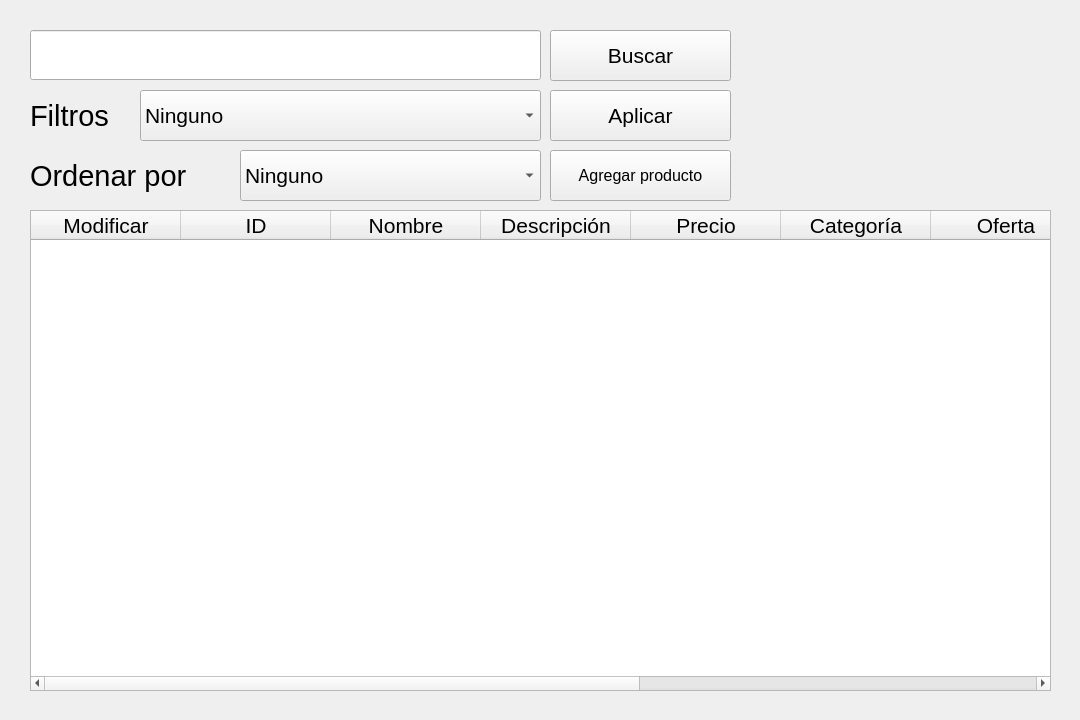
<?xml version="1.0" encoding="UTF-8"?>
<ui version="4.0">
 <class>MainWindow</class>
 <widget class="QMainWindow" name="MainWindow">
  <property name="enabled">
   <bool>true</bool>
  </property>
  <property name="geometry">
   <rect>
    <x>0</x>
    <y>0</y>
    <width>1080</width>
    <height>720</height>
   </rect>
  </property>
  <property name="windowTitle">
   <string>MainWindow</string>
  </property>
  <widget class="QWidget" name="centralwidget">
   <widget class="QLabel" name="label_3">
    <property name="geometry">
     <rect>
      <x>750</x>
      <y>40</y>
      <width>291</width>
      <height>151</height>
     </rect>
    </property>
    <property name="font">
     <font>
      <pointsize>16</pointsize>
     </font>
    </property>
    <property name="text">
     <string/>
    </property>
    <property name="pixmap">
     <pixmap>:/prefijoNuevo/s.png</pixmap>
    </property>
    <property name="scaledContents">
     <bool>true</bool>
    </property>
   </widget>
   <widget class="QPushButton" name="pushButton_5">
    <property name="geometry">
     <rect>
      <x>550</x>
      <y>30</y>
      <width>181</width>
      <height>51</height>
     </rect>
    </property>
    <property name="font">
     <font>
      <pointsize>16</pointsize>
     </font>
    </property>
    <property name="text">
     <string>Buscar</string>
    </property>
   </widget>
   <widget class="QLineEdit" name="lineEdit_2">
    <property name="geometry">
     <rect>
      <x>30</x>
      <y>30</y>
      <width>511</width>
      <height>50</height>
     </rect>
    </property>
    <property name="font">
     <font>
      <pointsize>20</pointsize>
     </font>
    </property>
    <property name="text">
     <string/>
    </property>
   </widget>
   <widget class="QTableWidget" name="tableWidget">
    <property name="geometry">
     <rect>
      <x>30</x>
      <y>210</y>
      <width>1021</width>
      <height>481</height>
     </rect>
    </property>
    <property name="font">
     <font>
      <family>MS Shell Dlg 2</family>
      <pointsize>16</pointsize>
     </font>
    </property>
    <property name="sizeAdjustPolicy">
     <enum>QAbstractScrollArea::AdjustToContents</enum>
    </property>
    <property name="wordWrap">
     <bool>true</bool>
    </property>
    <attribute name="horizontalHeaderVisible">
     <bool>true</bool>
    </attribute>
    <attribute name="horizontalHeaderCascadingSectionResizes">
     <bool>true</bool>
    </attribute>
    <attribute name="horizontalHeaderMinimumSectionSize">
     <number>150</number>
    </attribute>
    <attribute name="horizontalHeaderDefaultSectionSize">
     <number>150</number>
    </attribute>
    <attribute name="horizontalHeaderHighlightSections">
     <bool>true</bool>
    </attribute>
    <attribute name="horizontalHeaderStretchLastSection">
     <bool>false</bool>
    </attribute>
    <column>
     <property name="text">
      <string>Modificar</string>
     </property>
    </column>
    <column>
     <property name="text">
      <string>ID</string>
     </property>
    </column>
    <column>
     <property name="text">
      <string>Nombre</string>
     </property>
    </column>
    <column>
     <property name="text">
      <string>Descripción</string>
     </property>
    </column>
    <column>
     <property name="text">
      <string>Precio</string>
     </property>
    </column>
    <column>
     <property name="text">
      <string>Categoría</string>
     </property>
    </column>
    <column>
     <property name="text">
      <string>Oferta</string>
     </property>
    </column>
    <column>
     <property name="text">
      <string>Descuento</string>
     </property>
    </column>
    <column>
     <property name="text">
      <string>Ini_oferta</string>
     </property>
    </column>
    <column>
     <property name="text">
      <string>Fin_oferta</string>
     </property>
    </column>
   </widget>
   <widget class="QPushButton" name="pushButton_6">
    <property name="geometry">
     <rect>
      <x>550</x>
      <y>90</y>
      <width>181</width>
      <height>51</height>
     </rect>
    </property>
    <property name="font">
     <font>
      <pointsize>16</pointsize>
     </font>
    </property>
    <property name="text">
     <string>Aplicar</string>
    </property>
   </widget>
   <widget class="QLabel" name="label_2">
    <property name="geometry">
     <rect>
      <x>30</x>
      <y>90</y>
      <width>101</width>
      <height>51</height>
     </rect>
    </property>
    <property name="font">
     <font>
      <pointsize>22</pointsize>
     </font>
    </property>
    <property name="text">
     <string>Filtros</string>
    </property>
   </widget>
   <widget class="QComboBox" name="comboBox">
    <property name="geometry">
     <rect>
      <x>140</x>
      <y>90</y>
      <width>401</width>
      <height>51</height>
     </rect>
    </property>
    <property name="font">
     <font>
      <pointsize>16</pointsize>
     </font>
    </property>
    <property name="sizeAdjustPolicy">
     <enum>QComboBox::AdjustToContentsOnFirstShow</enum>
    </property>
    <item>
     <property name="text">
      <string>Ninguno</string>
     </property>
    </item>
   </widget>
   <widget class="QPushButton" name="pushButton_7">
    <property name="geometry">
     <rect>
      <x>550</x>
      <y>150</y>
      <width>181</width>
      <height>51</height>
     </rect>
    </property>
    <property name="font">
     <font>
      <pointsize>12</pointsize>
     </font>
    </property>
    <property name="text">
     <string>Agregar producto</string>
    </property>
   </widget>
   <widget class="QLabel" name="label_4">
    <property name="geometry">
     <rect>
      <x>30</x>
      <y>150</y>
      <width>211</width>
      <height>51</height>
     </rect>
    </property>
    <property name="font">
     <font>
      <pointsize>22</pointsize>
     </font>
    </property>
    <property name="text">
     <string>Ordenar por</string>
    </property>
   </widget>
   <widget class="QComboBox" name="comboBox_2">
    <property name="geometry">
     <rect>
      <x>240</x>
      <y>150</y>
      <width>301</width>
      <height>51</height>
     </rect>
    </property>
    <property name="font">
     <font>
      <pointsize>16</pointsize>
     </font>
    </property>
    <property name="sizeAdjustPolicy">
     <enum>QComboBox::AdjustToContentsOnFirstShow</enum>
    </property>
    <item>
     <property name="text">
      <string>Ninguno</string>
     </property>
    </item>
   </widget>
  </widget>
 </widget>
 <resources>
  <include location="../img/logo.qrc"/>
 </resources>
 <connections/>
</ui>
